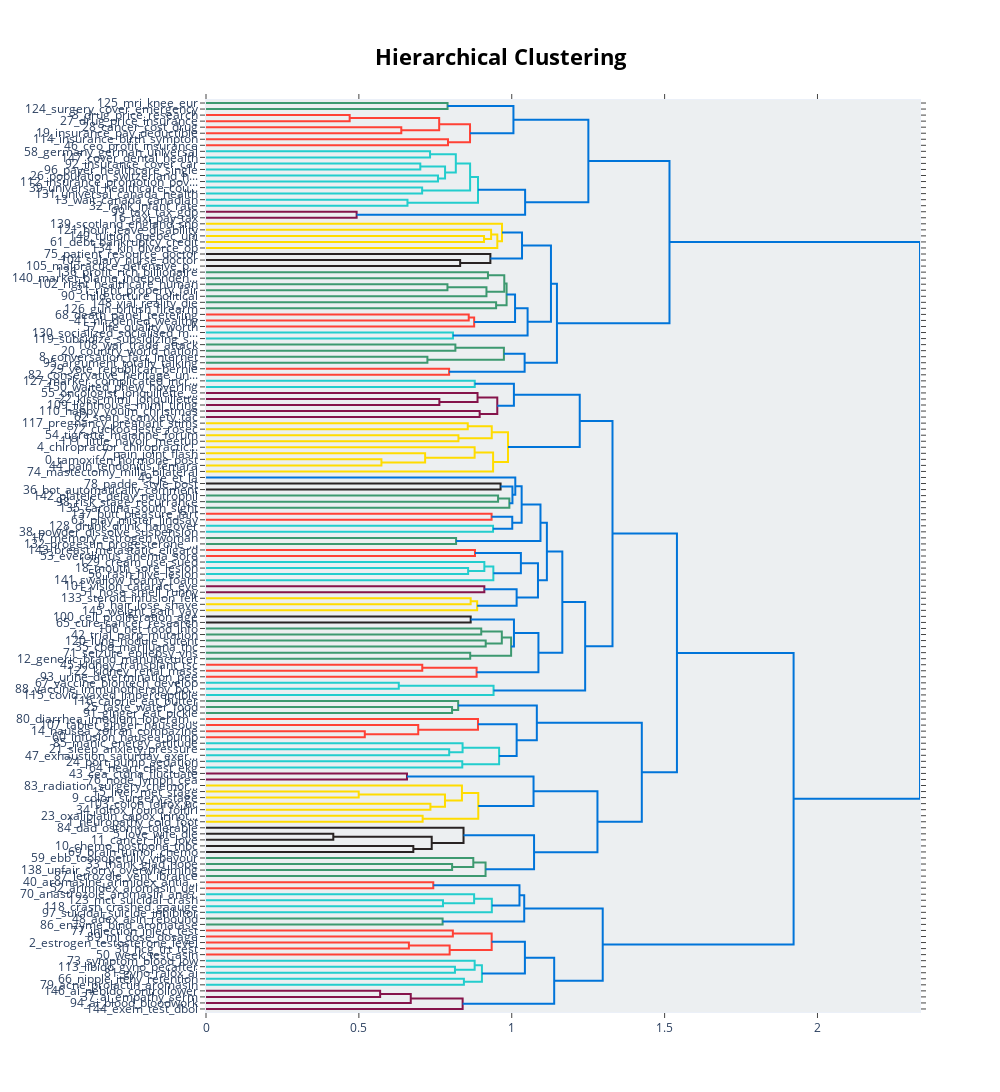

The code cell stored with this chart in its notebook:
### Markdown cell above
### Hierarchy

### Code cell
topic_model.visualize_hierarchy()

### Figure 1 — Plotly figure (JSON) as saved in the notebook; plotly's stock layout.template omitted (floating-point values rounded to 4 significant figures; data arrays with more than 128 entries replaced by an {"elided": "..."} marker saying what was removed)
{"data": [{"hoverinfo": "text", "marker": {"color": "rgb(61,153,112)"}, "mode": "lines", "type": "scatter", "x": [0.0, 0.7901, 0.7901, 0.0], "xaxis": "x", "y": [-5.0, -5.0, -15.0, -15.0], "yaxis": "y"}, {"hoverinfo": "text", "marker": {"color": "rgb(255,65,54)"}, "mode": "lines", "type": "scatter", "x": [0.0, 0.4699, 0.4699, 0.0], "xaxis": "x", "y": [-25.0, -25.0, -35.0, -35.0], "yaxis": "y"}, {"hoverinfo": "text", "marker": {"color": "rgb(255,65,54)"}, "mode": "lines", "type": "scatter", "x": [0.0, 0.6388, 0.6388, 0.0], "xaxis": "x", "y": [-45.0, -45.0, -55.0, -55.0], "yaxis": "y"}, {"hoverinfo": "text", "marker": {"color": "rgb(255,65,54)"}, "mode": "lines", "type": "scatter", "x": [0.4699, 0.7627, 0.7627, 0.6388], "xaxis": "x", "y": [-30.0, -30.0, -50.0, -50.0], "yaxis": "y"}, {"hoverinfo": "text", "marker": {"color": "rgb(255,65,54)"}, "mode": "lines", "type": "scatter", "x": [0.0, 0.7915, 0.7915, 0.0], "xaxis": "x", "y": [-65.0, -65.0, -75.0, -75.0], "yaxis": "y"}, {"hoverinfo": "text", "marker": {"color": "rgb(255,65,54)"}, "mode": "lines", "type": "scatter", "x": [0.7627, 0.8636, 0.8636, 0.7915], "xaxis": "x", "y": [-40.0, -40.0, -70.0, -70.0], "yaxis": "y"}, {"hoverinfo": "text", "marker": {"color": "rgb(0,116,217)"}, "mode": "lines", "type": "scatter", "x": [0.7901, 1.006, 1.006, 0.8636], "xaxis": "x", "y": [-10.0, -10.0, -55.0, -55.0], "yaxis": "y"}, {"hoverinfo": "text", "marker": {"color": "rgb(35,205,205)"}, "mode": "lines", "type": "scatter", "x": [0.0, 0.7328, 0.7328, 0.0], "xaxis": "x", "y": [-85.0, -85.0, -95.0, -95.0], "yaxis": "y"}, {"hoverinfo": "text", "marker": {"color": "rgb(35,205,205)"}, "mode": "lines", "type": "scatter", "x": [0.0, 0.7009, 0.7009, 0.0], "xaxis": "x", "y": [-105.0, -105.0, -115.0, -115.0], "yaxis": "y"}, {"hoverinfo": "text", "marker": {"color": "rgb(35,205,205)"}, "mode": "lines", "type": "scatter", "x": [0.0, 0.7587, 0.7587, 0.0], "xaxis": "x", "y": [-125.0, -125.0, -135.0, -135.0], "yaxis": "y"}, {"hoverinfo": "text", "marker": {"color": "rgb(35,205,205)"}, "mode": "lines", "type": "scatter", "x": [0.7009, 0.7819, 0.7819, 0.7587], "xaxis": "x", "y": [-110.0, -110.0, -130.0, -130.0], "yaxis": "y"}, {"hoverinfo": "text", "marker": {"color": "rgb(35,205,205)"}, "mode": "lines", "type": "scatter", "x": [0.7328, 0.8171, 0.8171, 0.7819], "xaxis": "x", "y": [-90.0, -90.0, -120.0, -120.0], "yaxis": "y"}, {"hoverinfo": "text", "marker": {"color": "rgb(35,205,205)"}, "mode": "lines", "type": "scatter", "x": [0.0, 0.7069, 0.7069, 0.0], "xaxis": "x", "y": [-145.0, -145.0, -155.0, -155.0], "yaxis": "y"}, {"hoverinfo": "text", "marker": {"color": "rgb(35,205,205)"}, "mode": "lines", "type": "scatter", "x": [0.8171, 0.8638, 0.8638, 0.7069], "xaxis": "x", "y": [-105.0, -105.0, -150.0, -150.0], "yaxis": "y"}, {"hoverinfo": "text", "marker": {"color": "rgb(35,205,205)"}, "mode": "lines", "type": "scatter", "x": [0.0, 0.6589, 0.6589, 0.0], "xaxis": "x", "y": [-165.0, -165.0, -175.0, -175.0], "yaxis": "y"}, {"hoverinfo": "text", "marker": {"color": "rgb(35,205,205)"}, "mode": "lines", "type": "scatter", "x": [0.8638, 0.8896, 0.8896, 0.6589], "xaxis": "x", "y": [-127.5, -127.5, -170.0, -170.0], "yaxis": "y"}, {"hoverinfo": "text", "marker": {"color": "rgb(133,20,75)"}, "mode": "lines", "type": "scatter", "x": [0.0, 0.4927, 0.4927, 0.0], "xaxis": "x", "y": [-185.0, -185.0, -195.0, -195.0], "yaxis": "y"}, {"hoverinfo": "text", "marker": {"color": "rgb(0,116,217)"}, "mode": "lines", "type": "scatter", "x": [0.8896, 1.044, 1.044, 0.4927], "xaxis": "x", "y": [-148.8, -148.8, -190.0, -190.0], "yaxis": "y"}, {"hoverinfo": "text", "marker": {"color": "rgb(0,116,217)"}, "mode": "lines", "type": "scatter", "x": [1.006, 1.251, 1.251, 1.044], "xaxis": "x", "y": [-32.5, -32.5, -169.4, -169.4], "yaxis": "y"}, {"hoverinfo": "text", "marker": {"color": "rgb(255,220,0)"}, "mode": "lines", "type": "scatter", "x": [0.0, 0.9094, 0.9094, 0.0], "xaxis": "x", "y": [-225.0, -225.0, -235.0, -235.0], "yaxis": "y"}, {"hoverinfo": "text", "marker": {"color": "rgb(255,220,0)"}, "mode": "lines", "type": "scatter", "x": [0.0, 0.9325, 0.9325, 0.9094], "xaxis": "x", "y": [-215.0, -215.0, -230.0, -230.0], "yaxis": "y"}, {"hoverinfo": "text", "marker": {"color": "rgb(255,220,0)"}, "mode": "lines", "type": "scatter", "x": [0.9325, 0.9528, 0.9528, 0.0], "xaxis": "x", "y": [-222.5, -222.5, -245.0, -245.0], "yaxis": "y"}, {"hoverinfo": "text", "marker": {"color": "rgb(255,220,0)"}, "mode": "lines", "type": "scatter", "x": [0.0, 0.9681, 0.9681, 0.9528], "xaxis": "x", "y": [-205.0, -205.0, -233.8, -233.8], "yaxis": "y"}, {"hoverinfo": "text", "marker": {"color": "rgb(40,35,35)"}, "mode": "lines", "type": "scatter", "x": [0.0, 0.8312, 0.8312, 0.0], "xaxis": "x", "y": [-265.0, -265.0, -275.0, -275.0], "yaxis": "y"}, {"hoverinfo": "text", "marker": {"color": "rgb(40,35,35)"}, "mode": "lines", "type": "scatter", "x": [0.0, 0.9301, 0.9301, 0.8312], "xaxis": "x", "y": [-255.0, -255.0, -270.0, -270.0], "yaxis": "y"}, {"hoverinfo": "text", "marker": {"color": "rgb(0,116,217)"}, "mode": "lines", "type": "scatter", "x": [0.9681, 1.034, 1.034, 0.9301], "xaxis": "x", "y": [-219.4, -219.4, -262.5, -262.5], "yaxis": "y"}, {"hoverinfo": "text", "marker": {"color": "rgb(61,153,112)"}, "mode": "lines", "type": "scatter", "x": [0.0, 0.9222, 0.9222, 0.0], "xaxis": "x", "y": [-285.0, -285.0, -295.0, -295.0], "yaxis": "y"}, {"hoverinfo": "text", "marker": {"color": "rgb(61,153,112)"}, "mode": "lines", "type": "scatter", "x": [0.0, 0.7897, 0.7897, 0.0], "xaxis": "x", "y": [-305.0, -305.0, -315.0, -315.0], "yaxis": "y"}, {"hoverinfo": "text", "marker": {"color": "rgb(61,153,112)"}, "mode": "lines", "type": "scatter", "x": [0.7897, 0.9173, 0.9173, 0.0], "xaxis": "x", "y": [-310.0, -310.0, -325.0, -325.0], "yaxis": "y"}, {"hoverinfo": "text", "marker": {"color": "rgb(61,153,112)"}, "mode": "lines", "type": "scatter", "x": [0.9222, 0.9756, 0.9756, 0.9173], "xaxis": "x", "y": [-290.0, -290.0, -317.5, -317.5], "yaxis": "y"}, {"hoverinfo": "text", "marker": {"color": "rgb(61,153,112)"}, "mode": "lines", "type": "scatter", "x": [0.0, 0.9489, 0.9489, 0.0], "xaxis": "x", "y": [-335.0, -335.0, -345.0, -345.0], "yaxis": "y"}, {"hoverinfo": "text", "marker": {"color": "rgb(61,153,112)"}, "mode": "lines", "type": "scatter", "x": [0.9756, 0.9832, 0.9832, 0.9489], "xaxis": "x", "y": [-303.8, -303.8, -340.0, -340.0], "yaxis": "y"}, {"hoverinfo": "text", "marker": {"color": "rgb(255,65,54)"}, "mode": "lines", "type": "scatter", "x": [0.0, 0.8593, 0.8593, 0.0], "xaxis": "x", "y": [-355.0, -355.0, -365.0, -365.0], "yaxis": "y"}, {"hoverinfo": "text", "marker": {"color": "rgb(255,65,54)"}, "mode": "lines", "type": "scatter", "x": [0.8593, 0.8771, 0.8771, 0.0], "xaxis": "x", "y": [-360.0, -360.0, -375.0, -375.0], "yaxis": "y"}, {"hoverinfo": "text", "marker": {"color": "rgb(0,116,217)"}, "mode": "lines", "type": "scatter", "x": [0.9832, 1.011, 1.011, 0.8771], "xaxis": "x", "y": [-321.9, -321.9, -367.5, -367.5], "yaxis": "y"}, {"hoverinfo": "text", "marker": {"color": "rgb(35,205,205)"}, "mode": "lines", "type": "scatter", "x": [0.0, 0.8077, 0.8077, 0.0], "xaxis": "x", "y": [-385.0, -385.0, -395.0, -395.0], "yaxis": "y"}, {"hoverinfo": "text", "marker": {"color": "rgb(0,116,217)"}, "mode": "lines", "type": "scatter", "x": [1.011, 1.052, 1.052, 0.8077], "xaxis": "x", "y": [-344.7, -344.7, -390.0, -390.0], "yaxis": "y"}, {"hoverinfo": "text", "marker": {"color": "rgb(0,116,217)"}, "mode": "lines", "type": "scatter", "x": [1.034, 1.128, 1.128, 1.052], "xaxis": "x", "y": [-240.9, -240.9, -367.3, -367.3], "yaxis": "y"}, {"hoverinfo": "text", "marker": {"color": "rgb(61,153,112)"}, "mode": "lines", "type": "scatter", "x": [0.0, 0.8157, 0.8157, 0.0], "xaxis": "x", "y": [-405.0, -405.0, -415.0, -415.0], "yaxis": "y"}, {"hoverinfo": "text", "marker": {"color": "rgb(61,153,112)"}, "mode": "lines", "type": "scatter", "x": [0.0, 0.7241, 0.7241, 0.0], "xaxis": "x", "y": [-425.0, -425.0, -435.0, -435.0], "yaxis": "y"}, {"hoverinfo": "text", "marker": {"color": "rgb(61,153,112)"}, "mode": "lines", "type": "scatter", "x": [0.8157, 0.9744, 0.9744, 0.7241], "xaxis": "x", "y": [-410.0, -410.0, -430.0, -430.0], "yaxis": "y"}, {"hoverinfo": "text", "marker": {"color": "rgb(255,65,54)"}, "mode": "lines", "type": "scatter", "x": [0.0, 0.7951, 0.7951, 0.0], "xaxis": "x", "y": [-445.0, -445.0, -455.0, -455.0], "yaxis": "y"}, {"hoverinfo": "text", "marker": {"color": "rgb(0,116,217)"}, "mode": "lines", "type": "scatter", "x": [0.9744, 1.042, 1.042, 0.7951], "xaxis": "x", "y": [-420.0, -420.0, -450.0, -450.0], "yaxis": "y"}, {"hoverinfo": "text", "marker": {"color": "rgb(0,116,217)"}, "mode": "lines", "type": "scatter", "x": [1.128, 1.148, 1.148, 1.042], "xaxis": "x", "y": [-304.1, -304.1, -435.0, -435.0], "yaxis": "y"}, {"hoverinfo": "text", "marker": {"color": "rgb(0,116,217)"}, "mode": "lines", "type": "scatter", "x": [1.251, 1.516, 1.516, 1.148], "xaxis": "x", "y": [-100.9, -100.9, -369.6, -369.6], "yaxis": "y"}, {"hoverinfo": "text", "marker": {"color": "rgb(35,205,205)"}, "mode": "lines", "type": "scatter", "x": [0.0, 0.879, 0.879, 0.0], "xaxis": "x", "y": [-465.0, -465.0, -475.0, -475.0], "yaxis": "y"}, {"hoverinfo": "text", "marker": {"color": "rgb(133,20,75)"}, "mode": "lines", "type": "scatter", "x": [0.0, 0.7633, 0.7633, 0.0], "xaxis": "x", "y": [-495.0, -495.0, -505.0, -505.0], "yaxis": "y"}, {"hoverinfo": "text", "marker": {"color": "rgb(133,20,75)"}, "mode": "lines", "type": "scatter", "x": [0.0, 0.8881, 0.8881, 0.7633], "xaxis": "x", "y": [-485.0, -485.0, -500.0, -500.0], "yaxis": "y"}, {"hoverinfo": "text", "marker": {"color": "rgb(133,20,75)"}, "mode": "lines", "type": "scatter", "x": [0.0, 0.8951, 0.8951, 0.0], "xaxis": "x", "y": [-515.0, -515.0, -525.0, -525.0], "yaxis": "y"}, {"hoverinfo": "text", "marker": {"color": "rgb(133,20,75)"}, "mode": "lines", "type": "scatter", "x": [0.8881, 0.9527, 0.9527, 0.8951], "xaxis": "x", "y": [-492.5, -492.5, -520.0, -520.0], "yaxis": "y"}, {"hoverinfo": "text", "marker": {"color": "rgb(0,116,217)"}, "mode": "lines", "type": "scatter", "x": [0.879, 1.007, 1.007, 0.9527], "xaxis": "x", "y": [-470.0, -470.0, -506.2, -506.2], "yaxis": "y"}, {"hoverinfo": "text", "marker": {"color": "rgb(255,220,0)"}, "mode": "lines", "type": "scatter", "x": [0.0, 0.8561, 0.8561, 0.0], "xaxis": "x", "y": [-535.0, -535.0, -545.0, -545.0], "yaxis": "y"}, {"hoverinfo": "text", "marker": {"color": "rgb(255,220,0)"}, "mode": "lines", "type": "scatter", "x": [0.0, 0.8257, 0.8257, 0.0], "xaxis": "x", "y": [-555.0, -555.0, -565.0, -565.0], "yaxis": "y"}, {"hoverinfo": "text", "marker": {"color": "rgb(255,220,0)"}, "mode": "lines", "type": "scatter", "x": [0.8561, 0.9346, 0.9346, 0.8257], "xaxis": "x", "y": [-540.0, -540.0, -560.0, -560.0], "yaxis": "y"}, {"hoverinfo": "text", "marker": {"color": "rgb(255,220,0)"}, "mode": "lines", "type": "scatter", "x": [0.0, 0.5738, 0.5738, 0.0], "xaxis": "x", "y": [-595.0, -595.0, -605.0, -605.0], "yaxis": "y"}, {"hoverinfo": "text", "marker": {"color": "rgb(255,220,0)"}, "mode": "lines", "type": "scatter", "x": [0.0, 0.7167, 0.7167, 0.5738], "xaxis": "x", "y": [-585.0, -585.0, -600.0, -600.0], "yaxis": "y"}, {"hoverinfo": "text", "marker": {"color": "rgb(255,220,0)"}, "mode": "lines", "type": "scatter", "x": [0.0, 0.8786, 0.8786, 0.7167], "xaxis": "x", "y": [-575.0, -575.0, -592.5, -592.5], "yaxis": "y"}, {"hoverinfo": "text", "marker": {"color": "rgb(255,220,0)"}, "mode": "lines", "type": "scatter", "x": [0.8786, 0.939, 0.939, 0.0], "xaxis": "x", "y": [-583.8, -583.8, -615.0, -615.0], "yaxis": "y"}, {"hoverinfo": "text", "marker": {"color": "rgb(255,220,0)"}, "mode": "lines", "type": "scatter", "x": [0.9346, 0.9877, 0.9877, 0.939], "xaxis": "x", "y": [-550.0, -550.0, -599.4, -599.4], "yaxis": "y"}, {"hoverinfo": "text", "marker": {"color": "rgb(0,116,217)"}, "mode": "lines", "type": "scatter", "x": [1.007, 1.222, 1.222, 0.9877], "xaxis": "x", "y": [-488.1, -488.1, -574.7, -574.7], "yaxis": "y"}, {"hoverinfo": "text", "marker": {"color": "rgb(40,35,35)"}, "mode": "lines", "type": "scatter", "x": [0.0, 0.9635, 0.9635, 0.0], "xaxis": "x", "y": [-635.0, -635.0, -645.0, -645.0], "yaxis": "y"}, {"hoverinfo": "text", "marker": {"color": "rgb(61,153,112)"}, "mode": "lines", "type": "scatter", "x": [0.0, 0.9553, 0.9553, 0.0], "xaxis": "x", "y": [-655.0, -655.0, -665.0, -665.0], "yaxis": "y"}, {"hoverinfo": "text", "marker": {"color": "rgb(61,153,112)"}, "mode": "lines", "type": "scatter", "x": [0.9553, 0.9922, 0.9922, 0.0], "xaxis": "x", "y": [-660.0, -660.0, -675.0, -675.0], "yaxis": "y"}, {"hoverinfo": "text", "marker": {"color": "rgb(0,116,217)"}, "mode": "lines", "type": "scatter", "x": [0.9635, 1.002, 1.002, 0.9922], "xaxis": "x", "y": [-640.0, -640.0, -667.5, -667.5], "yaxis": "y"}, {"hoverinfo": "text", "marker": {"color": "rgb(0,116,217)"}, "mode": "lines", "type": "scatter", "x": [0.0, 1.012, 1.012, 1.002], "xaxis": "x", "y": [-625.0, -625.0, -653.8, -653.8], "yaxis": "y"}, {"hoverinfo": "text", "marker": {"color": "rgb(255,65,54)"}, "mode": "lines", "type": "scatter", "x": [0.0, 0.9341, 0.9341, 0.0], "xaxis": "x", "y": [-685.0, -685.0, -695.0, -695.0], "yaxis": "y"}, {"hoverinfo": "text", "marker": {"color": "rgb(35,205,205)"}, "mode": "lines", "type": "scatter", "x": [0.0, 0.9389, 0.9389, 0.0], "xaxis": "x", "y": [-705.0, -705.0, -715.0, -715.0], "yaxis": "y"}, {"hoverinfo": "text", "marker": {"color": "rgb(0,116,217)"}, "mode": "lines", "type": "scatter", "x": [0.9341, 1.002, 1.002, 0.9389], "xaxis": "x", "y": [-690.0, -690.0, -710.0, -710.0], "yaxis": "y"}, {"hoverinfo": "text", "marker": {"color": "rgb(0,116,217)"}, "mode": "lines", "type": "scatter", "x": [1.012, 1.032, 1.032, 1.002], "xaxis": "x", "y": [-639.4, -639.4, -700.0, -700.0], "yaxis": "y"}, {"hoverinfo": "text", "marker": {"color": "rgb(61,153,112)"}, "mode": "lines", "type": "scatter", "x": [0.0, 0.8179, 0.8179, 0.0], "xaxis": "x", "y": [-725.0, -725.0, -735.0, -735.0], "yaxis": "y"}, {"hoverinfo": "text", "marker": {"color": "rgb(0,116,217)"}, "mode": "lines", "type": "scatter", "x": [1.032, 1.094, 1.094, 0.8179], "xaxis": "x", "y": [-669.7, -669.7, -730.0, -730.0], "yaxis": "y"}, {"hoverinfo": "text", "marker": {"color": "rgb(255,65,54)"}, "mode": "lines", "type": "scatter", "x": [0.0, 0.8797, 0.8797, 0.0], "xaxis": "x", "y": [-745.0, -745.0, -755.0, -755.0], "yaxis": "y"}, {"hoverinfo": "text", "marker": {"color": "rgb(35,205,205)"}, "mode": "lines", "type": "scatter", "x": [0.0, 0.8574, 0.8574, 0.0], "xaxis": "x", "y": [-775.0, -775.0, -785.0, -785.0], "yaxis": "y"}, {"hoverinfo": "text", "marker": {"color": "rgb(35,205,205)"}, "mode": "lines", "type": "scatter", "x": [0.0, 0.9104, 0.9104, 0.8574], "xaxis": "x", "y": [-765.0, -765.0, -780.0, -780.0], "yaxis": "y"}, {"hoverinfo": "text", "marker": {"color": "rgb(35,205,205)"}, "mode": "lines", "type": "scatter", "x": [0.9104, 0.9398, 0.9398, 0.0], "xaxis": "x", "y": [-772.5, -772.5, -795.0, -795.0], "yaxis": "y"}, {"hoverinfo": "text", "marker": {"color": "rgb(0,116,217)"}, "mode": "lines", "type": "scatter", "x": [0.8797, 1.03, 1.03, 0.9398], "xaxis": "x", "y": [-750.0, -750.0, -783.8, -783.8], "yaxis": "y"}, {"hoverinfo": "text", "marker": {"color": "rgb(133,20,75)"}, "mode": "lines", "type": "scatter", "x": [0.0, 0.9104, 0.9104, 0.0], "xaxis": "x", "y": [-805.0, -805.0, -815.0, -815.0], "yaxis": "y"}, {"hoverinfo": "text", "marker": {"color": "rgb(255,220,0)"}, "mode": "lines", "type": "scatter", "x": [0.0, 0.8656, 0.8656, 0.0], "xaxis": "x", "y": [-825.0, -825.0, -835.0, -835.0], "yaxis": "y"}, {"hoverinfo": "text", "marker": {"color": "rgb(255,220,0)"}, "mode": "lines", "type": "scatter", "x": [0.8656, 0.8869, 0.8869, 0.0], "xaxis": "x", "y": [-830.0, -830.0, -845.0, -845.0], "yaxis": "y"}, {"hoverinfo": "text", "marker": {"color": "rgb(0,116,217)"}, "mode": "lines", "type": "scatter", "x": [0.9104, 1.016, 1.016, 0.8869], "xaxis": "x", "y": [-810.0, -810.0, -837.5, -837.5], "yaxis": "y"}, {"hoverinfo": "text", "marker": {"color": "rgb(0,116,217)"}, "mode": "lines", "type": "scatter", "x": [1.03, 1.086, 1.086, 1.016], "xaxis": "x", "y": [-766.9, -766.9, -823.8, -823.8], "yaxis": "y"}, {"hoverinfo": "text", "marker": {"color": "rgb(0,116,217)"}, "mode": "lines", "type": "scatter", "x": [1.094, 1.115, 1.115, 1.086], "xaxis": "x", "y": [-699.8, -699.8, -795.3, -795.3], "yaxis": "y"}, {"hoverinfo": "text", "marker": {"color": "rgb(40,35,35)"}, "mode": "lines", "type": "scatter", "x": [0.0, 0.8657, 0.8657, 0.0], "xaxis": "x", "y": [-855.0, -855.0, -865.0, -865.0], "yaxis": "y"}, {"hoverinfo": "text", "marker": {"color": "rgb(61,153,112)"}, "mode": "lines", "type": "scatter", "x": [0.0, 0.9002, 0.9002, 0.0], "xaxis": "x", "y": [-875.0, -875.0, -885.0, -885.0], "yaxis": "y"}, {"hoverinfo": "text", "marker": {"color": "rgb(61,153,112)"}, "mode": "lines", "type": "scatter", "x": [0.0, 0.9148, 0.9148, 0.0], "xaxis": "x", "y": [-895.0, -895.0, -905.0, -905.0], "yaxis": "y"}, {"hoverinfo": "text", "marker": {"color": "rgb(61,153,112)"}, "mode": "lines", "type": "scatter", "x": [0.9002, 0.9675, 0.9675, 0.9148], "xaxis": "x", "y": [-880.0, -880.0, -900.0, -900.0], "yaxis": "y"}, {"hoverinfo": "text", "marker": {"color": "rgb(61,153,112)"}, "mode": "lines", "type": "scatter", "x": [0.0, 0.8641, 0.8641, 0.0], "xaxis": "x", "y": [-915.0, -915.0, -925.0, -925.0], "yaxis": "y"}, {"hoverinfo": "text", "marker": {"color": "rgb(61,153,112)"}, "mode": "lines", "type": "scatter", "x": [0.9675, 0.9979, 0.9979, 0.8641], "xaxis": "x", "y": [-890.0, -890.0, -920.0, -920.0], "yaxis": "y"}, {"hoverinfo": "text", "marker": {"color": "rgb(0,116,217)"}, "mode": "lines", "type": "scatter", "x": [0.8657, 1.007, 1.007, 0.9979], "xaxis": "x", "y": [-860.0, -860.0, -905.0, -905.0], "yaxis": "y"}, {"hoverinfo": "text", "marker": {"color": "rgb(255,65,54)"}, "mode": "lines", "type": "scatter", "x": [0.0, 0.7073, 0.7073, 0.0], "xaxis": "x", "y": [-935.0, -935.0, -945.0, -945.0], "yaxis": "y"}, {"hoverinfo": "text", "marker": {"color": "rgb(255,65,54)"}, "mode": "lines", "type": "scatter", "x": [0.7073, 0.8851, 0.8851, 0.0], "xaxis": "x", "y": [-940.0, -940.0, -955.0, -955.0], "yaxis": "y"}, {"hoverinfo": "text", "marker": {"color": "rgb(0,116,217)"}, "mode": "lines", "type": "scatter", "x": [1.007, 1.087, 1.087, 0.8851], "xaxis": "x", "y": [-882.5, -882.5, -947.5, -947.5], "yaxis": "y"}, {"hoverinfo": "text", "marker": {"color": "rgb(0,116,217)"}, "mode": "lines", "type": "scatter", "x": [1.115, 1.165, 1.165, 1.087], "xaxis": "x", "y": [-747.6, -747.6, -915.0, -915.0], "yaxis": "y"}, {"hoverinfo": "text", "marker": {"color": "rgb(35,205,205)"}, "mode": "lines", "type": "scatter", "x": [0.0, 0.6305, 0.6305, 0.0], "xaxis": "x", "y": [-965.0, -965.0, -975.0, -975.0], "yaxis": "y"}, {"hoverinfo": "text", "marker": {"color": "rgb(35,205,205)"}, "mode": "lines", "type": "scatter", "x": [0.6305, 0.9405, 0.9405, 0.0], "xaxis": "x", "y": [-970.0, -970.0, -985.0, -985.0], "yaxis": "y"}, {"hoverinfo": "text", "marker": {"color": "rgb(0,116,217)"}, "mode": "lines", "type": "scatter", "x": [1.165, 1.24, 1.24, 0.9405], "xaxis": "x", "y": [-831.3, -831.3, -977.5, -977.5], "yaxis": "y"}, {"hoverinfo": "text", "marker": {"color": "rgb(0,116,217)"}, "mode": "lines", "type": "scatter", "x": [1.222, 1.33, 1.33, 1.24], "xaxis": "x", "y": [-531.4, -531.4, -904.4, -904.4], "yaxis": "y"}, {"hoverinfo": "text", "marker": {"color": "rgb(61,153,112)"}, "mode": "lines", "type": "scatter", "x": [0.0, 0.8048, 0.8048, 0.0], "xaxis": "x", "y": [-1005.0, -1005.0, -1015.0, -1015.0], "yaxis": "y"}, {"hoverinfo": "text", "marker": {"color": "rgb(61,153,112)"}, "mode": "lines", "type": "scatter", "x": [0.0, 0.8248, 0.8248, 0.8048], "xaxis": "x", "y": [-995.0, -995.0, -1010.0, -1010.0], "yaxis": "y"}, {"hoverinfo": "text", "marker": {"color": "rgb(255,65,54)"}, "mode": "lines", "type": "scatter", "x": [0.0, 0.5194, 0.5194, 0.0], "xaxis": "x", "y": [-1045.0, -1045.0, -1055.0, -1055.0], "yaxis": "y"}, {"hoverinfo": "text", "marker": {"color": "rgb(255,65,54)"}, "mode": "lines", "type": "scatter", "x": [0.0, 0.6941, 0.6941, 0.5194], "xaxis": "x", "y": [-1035.0, -1035.0, -1050.0, -1050.0], "yaxis": "y"}, {"hoverinfo": "text", "marker": {"color": "rgb(255,65,54)"}, "mode": "lines", "type": "scatter", "x": [0.0, 0.8896, 0.8896, 0.6941], "xaxis": "x", "y": [-1025.0, -1025.0, -1042.0, -1042.0], "yaxis": "y"}, {"hoverinfo": "text", "marker": {"color": "rgb(35,205,205)"}, "mode": "lines", "type": "scatter", "x": [0.0, 0.7954, 0.7954, 0.0], "xaxis": "x", "y": [-1075.0, -1075.0, -1085.0, -1085.0], "yaxis": "y"}, {"hoverinfo": "text", "marker": {"color": "rgb(35,205,205)"}, "mode": "lines", "type": "scatter", "x": [0.0, 0.8392, 0.8392, 0.7954], "xaxis": "x", "y": [-1065.0, -1065.0, -1080.0, -1080.0], "yaxis": "y"}, {"hoverinfo": "text", "marker": {"color": "rgb(35,205,205)"}, "mode": "lines", "type": "scatter", "x": [0.0, 0.8382, 0.8382, 0.0], "xaxis": "x", "y": [-1095.0, -1095.0, -1105.0, -1105.0], "yaxis": "y"}, {"hoverinfo": "text", "marker": {"color": "rgb(35,205,205)"}, "mode": "lines", "type": "scatter", "x": [0.8392, 0.9587, 0.9587, 0.8382], "xaxis": "x", "y": [-1072.0, -1072.0, -1100.0, -1100.0], "yaxis": "y"}, {"hoverinfo": "text", "marker": {"color": "rgb(0,116,217)"}, "mode": "lines", "type": "scatter", "x": [0.8896, 1.016, 1.016, 0.9587], "xaxis": "x", "y": [-1034.0, -1034.0, -1086.0, -1086.0], "yaxis": "y"}, {"hoverinfo": "text", "marker": {"color": "rgb(0,116,217)"}, "mode": "lines", "type": "scatter", "x": [0.8248, 1.082, 1.082, 1.016], "xaxis": "x", "y": [-1002.0, -1002.0, -1060.0, -1060.0], "yaxis": "y"}, {"hoverinfo": "text", "marker": {"color": "rgb(133,20,75)"}, "mode": "lines", "type": "scatter", "x": [0.0, 0.6573, 0.6573, 0.0], "xaxis": "x", "y": [-1115.0, -1115.0, -1125.0, -1125.0], "yaxis": "y"}, {"hoverinfo": "text", "marker": {"color": "rgb(255,220,0)"}, "mode": "lines", "type": "scatter", "x": [0.0, 0.4995, 0.4995, 0.0], "xaxis": "x", "y": [-1145.0, -1145.0, -1155.0, -1155.0], "yaxis": "y"}, {"hoverinfo": "text", "marker": {"color": "rgb(255,220,0)"}, "mode": "lines", "type": "scatter", "x": [0.0, 0.734, 0.734, 0.0], "xaxis": "x", "y": [-1165.0, -1165.0, -1175.0, -1175.0], "yaxis": "y"}, {"hoverinfo": "text", "marker": {"color": "rgb(255,220,0)"}, "mode": "lines", "type": "scatter", "x": [0.4995, 0.7817, 0.7817, 0.734], "xaxis": "x", "y": [-1150.0, -1150.0, -1170.0, -1170.0], "yaxis": "y"}, {"hoverinfo": "text", "marker": {"color": "rgb(255,220,0)"}, "mode": "lines", "type": "scatter", "x": [0.0, 0.8371, 0.8371, 0.7817], "xaxis": "x", "y": [-1135.0, -1135.0, -1160.0, -1160.0], "yaxis": "y"}, {"hoverinfo": "text", "marker": {"color": "rgb(255,220,0)"}, "mode": "lines", "type": "scatter", "x": [0.0, 0.7086, 0.7086, 0.0], "xaxis": "x", "y": [-1185.0, -1185.0, -1195.0, -1195.0], "yaxis": "y"}, {"hoverinfo": "text", "marker": {"color": "rgb(255,220,0)"}, "mode": "lines", "type": "scatter", "x": [0.8371, 0.8905, 0.8905, 0.7086], "xaxis": "x", "y": [-1148.0, -1148.0, -1190.0, -1190.0], "yaxis": "y"}, {"hoverinfo": "text", "marker": {"color": "rgb(0,116,217)"}, "mode": "lines", "type": "scatter", "x": [0.6573, 1.071, 1.071, 0.8905], "xaxis": "x", "y": [-1120.0, -1120.0, -1169.0, -1169.0], "yaxis": "y"}, {"hoverinfo": "text", "marker": {"color": "rgb(40,35,35)"}, "mode": "lines", "type": "scatter", "x": [0.0, 0.4164, 0.4164, 0.0], "xaxis": "x", "y": [-1215.0, -1215.0, -1225.0, -1225.0], "yaxis": "y"}, {"hoverinfo": "text", "marker": {"color": "rgb(40,35,35)"}, "mode": "lines", "type": "scatter", "x": [0.0, 0.6781, 0.6781, 0.0], "xaxis": "x", "y": [-1235.0, -1235.0, -1245.0, -1245.0], "yaxis": "y"}, {"hoverinfo": "text", "marker": {"color": "rgb(40,35,35)"}, "mode": "lines", "type": "scatter", "x": [0.4164, 0.7383, 0.7383, 0.6781], "xaxis": "x", "y": [-1220.0, -1220.0, -1240.0, -1240.0], "yaxis": "y"}, {"hoverinfo": "text", "marker": {"color": "rgb(40,35,35)"}, "mode": "lines", "type": "scatter", "x": [0.0, 0.8423, 0.8423, 0.7383], "xaxis": "x", "y": [-1205.0, -1205.0, -1230.0, -1230.0], "yaxis": "y"}, {"hoverinfo": "text", "marker": {"color": "rgb(61,153,112)"}, "mode": "lines", "type": "scatter", "x": [0.0, 0.8049, 0.8049, 0.0], "xaxis": "x", "y": [-1265.0, -1265.0, -1275.0, -1275.0], "yaxis": "y"}, {"hoverinfo": "text", "marker": {"color": "rgb(61,153,112)"}, "mode": "lines", "type": "scatter", "x": [0.0, 0.8743, 0.8743, 0.8049], "xaxis": "x", "y": [-1255.0, -1255.0, -1270.0, -1270.0], "yaxis": "y"}, {"hoverinfo": "text", "marker": {"color": "rgb(61,153,112)"}, "mode": "lines", "type": "scatter", "x": [0.8743, 0.9144, 0.9144, 0.0], "xaxis": "x", "y": [-1262.0, -1262.0, -1285.0, -1285.0], "yaxis": "y"}, {"hoverinfo": "text", "marker": {"color": "rgb(0,116,217)"}, "mode": "lines", "type": "scatter", "x": [0.8423, 1.073, 1.073, 0.9144], "xaxis": "x", "y": [-1218.0, -1218.0, -1274.0, -1274.0], "yaxis": "y"}, {"hoverinfo": "text", "marker": {"color": "rgb(0,116,217)"}, "mode": "lines", "type": "scatter", "x": [1.071, 1.28, 1.28, 1.073], "xaxis": "x", "y": [-1144.0, -1144.0, -1246.0, -1246.0], "yaxis": "y"}, {"hoverinfo": "text", "marker": {"color": "rgb(0,116,217)"}, "mode": "lines", "type": "scatter", "x": [1.082, 1.425, 1.425, 1.28], "xaxis": "x", "y": [-1031.0, -1031.0, -1195.0, -1195.0], "yaxis": "y"}, {"hoverinfo": "text", "marker": {"color": "rgb(0,116,217)"}, "mode": "lines", "type": "scatter", "x": [1.33, 1.54, 1.54, 1.425], "xaxis": "x", "y": [-717.9, -717.9, -1113.0, -1113.0], "yaxis": "y"}, {"hoverinfo": "text", "marker": {"color": "rgb(255,65,54)"}, "mode": "lines", "type": "scatter", "x": [0.0, 0.7434, 0.7434, 0.0], "xaxis": "x", "y": [-1295.0, -1295.0, -1305.0, -1305.0], "yaxis": "y"}, {"hoverinfo": "text", "marker": {"color": "rgb(35,205,205)"}, "mode": "lines", "type": "scatter", "x": [0.0, 0.7751, 0.7751, 0.0], "xaxis": "x", "y": [-1325.0, -1325.0, -1335.0, -1335.0], "yaxis": "y"}, {"hoverinfo": "text", "marker": {"color": "rgb(35,205,205)"}, "mode": "lines", "type": "scatter", "x": [0.0, 0.877, 0.877, 0.7751], "xaxis": "x", "y": [-1315.0, -1315.0, -1330.0, -1330.0], "yaxis": "y"}, {"hoverinfo": "text", "marker": {"color": "rgb(35,205,205)"}, "mode": "lines", "type": "scatter", "x": [0.877, 0.9349, 0.9349, 0.0], "xaxis": "x", "y": [-1322.0, -1322.0, -1345.0, -1345.0], "yaxis": "y"}, {"hoverinfo": "text", "marker": {"color": "rgb(0,116,217)"}, "mode": "lines", "type": "scatter", "x": [0.7434, 1.025, 1.025, 0.9349], "xaxis": "x", "y": [-1300.0, -1300.0, -1334.0, -1334.0], "yaxis": "y"}, {"hoverinfo": "text", "marker": {"color": "rgb(61,153,112)"}, "mode": "lines", "type": "scatter", "x": [0.0, 0.7739, 0.7739, 0.0], "xaxis": "x", "y": [-1355.0, -1355.0, -1365.0, -1365.0], "yaxis": "y"}, {"hoverinfo": "text", "marker": {"color": "rgb(0,116,217)"}, "mode": "lines", "type": "scatter", "x": [1.025, 1.041, 1.041, 0.7739], "xaxis": "x", "y": [-1317.0, -1317.0, -1360.0, -1360.0], "yaxis": "y"}, {"hoverinfo": "text", "marker": {"color": "rgb(255,65,54)"}, "mode": "lines", "type": "scatter", "x": [0.0, 0.8074, 0.8074, 0.0], "xaxis": "x", "y": [-1375.0, -1375.0, -1385.0, -1385.0], "yaxis": "y"}, {"hoverinfo": "text", "marker": {"color": "rgb(255,65,54)"}, "mode": "lines", "type": "scatter", "x": [0.0, 0.6636, 0.6636, 0.0], "xaxis": "x", "y": [-1395.0, -1395.0, -1405.0, -1405.0], "yaxis": "y"}, {"hoverinfo": "text", "marker": {"color": "rgb(255,65,54)"}, "mode": "lines", "type": "scatter", "x": [0.6636, 0.7969, 0.7969, 0.0], "xaxis": "x", "y": [-1400.0, -1400.0, -1415.0, -1415.0], "yaxis": "y"}, {"hoverinfo": "text", "marker": {"color": "rgb(255,65,54)"}, "mode": "lines", "type": "scatter", "x": [0.8074, 0.9344, 0.9344, 0.7969], "xaxis": "x", "y": [-1380.0, -1380.0, -1408.0, -1408.0], "yaxis": "y"}, {"hoverinfo": "text", "marker": {"color": "rgb(35,205,205)"}, "mode": "lines", "type": "scatter", "x": [0.0, 0.8143, 0.8143, 0.0], "xaxis": "x", "y": [-1435.0, -1435.0, -1445.0, -1445.0], "yaxis": "y"}, {"hoverinfo": "text", "marker": {"color": "rgb(35,205,205)"}, "mode": "lines", "type": "scatter", "x": [0.0, 0.8787, 0.8787, 0.8143], "xaxis": "x", "y": [-1425.0, -1425.0, -1440.0, -1440.0], "yaxis": "y"}, {"hoverinfo": "text", "marker": {"color": "rgb(35,205,205)"}, "mode": "lines", "type": "scatter", "x": [0.0, 0.8435, 0.8435, 0.0], "xaxis": "x", "y": [-1455.0, -1455.0, -1465.0, -1465.0], "yaxis": "y"}, {"hoverinfo": "text", "marker": {"color": "rgb(35,205,205)"}, "mode": "lines", "type": "scatter", "x": [0.8787, 0.9025, 0.9025, 0.8435], "xaxis": "x", "y": [-1432.0, -1432.0, -1460.0, -1460.0], "yaxis": "y"}, {"hoverinfo": "text", "marker": {"color": "rgb(0,116,217)"}, "mode": "lines", "type": "scatter", "x": [0.9344, 1.043, 1.043, 0.9025], "xaxis": "x", "y": [-1394.0, -1394.0, -1446.0, -1446.0], "yaxis": "y"}, {"hoverinfo": "text", "marker": {"color": "rgb(133,20,75)"}, "mode": "lines", "type": "scatter", "x": [0.0, 0.5696, 0.5696, 0.0], "xaxis": "x", "y": [-1475.0, -1475.0, -1485.0, -1485.0], "yaxis": "y"}, {"hoverinfo": "text", "marker": {"color": "rgb(133,20,75)"}, "mode": "lines", "type": "scatter", "x": [0.5696, 0.6697, 0.6697, 0.0], "xaxis": "x", "y": [-1480.0, -1480.0, -1495.0, -1495.0], "yaxis": "y"}, {"hoverinfo": "text", "marker": {"color": "rgb(133,20,75)"}, "mode": "lines", "type": "scatter", "x": [0.6697, 0.8394, 0.8394, 0.0], "xaxis": "x", "y": [-1488.0, -1488.0, -1505.0, -1505.0], "yaxis": "y"}, {"hoverinfo": "text", "marker": {"color": "rgb(0,116,217)"}, "mode": "lines", "type": "scatter", "x": [1.043, 1.139, 1.139, 0.8394], "xaxis": "x", "y": [-1420.0, -1420.0, -1496.0, -1496.0], "yaxis": "y"}, {"hoverinfo": "text", "marker": {"color": "rgb(0,116,217)"}, "mode": "lines", "type": "scatter", "x": [1.041, 1.298, 1.298, 1.139], "xaxis": "x", "y": [-1338.0, -1338.0, -1458.0, -1458.0], "yaxis": "y"}, {"hoverinfo": "text", "marker": {"color": "rgb(0,116,217)"}, "mode": "lines", "type": "scatter", "x": [1.54, 1.922, 1.922, 1.298], "xaxis": "x", "y": [-915.5, -915.5, -1398.0, -1398.0], "yaxis": "y"}, {"hoverinfo": "text", "marker": {"color": "rgb(0,116,217)"}, "mode": "lines", "type": "scatter", "x": [1.516, 2.335, 2.335, 1.922], "xaxis": "x", "y": [-235.3, -235.3, -1157.0, -1157.0], "yaxis": "y"}], "layout": {"autosize": false, "height": 2465, "hoverlabel": {"bgcolor": "white", "font": {"family": "Rockwell", "size": 16}}, "hovermode": "closest", "plot_bgcolor": "#ECEFF1", "showlegend": false, "title": {"font": {"color": "Black", "size": 22}, "text": "<b>Hierarchical Clustering</b>", "x": 0.5, "xanchor": "center", "yanchor": "top"}, "width": 1000, "xaxis": {"mirror": "allticks", "rangemode": "tozero", "showgrid": false, "showline": true, "showticklabels": true, "ticks": "outside", "type": "linear", "zeroline": false}, "yaxis": {"mirror": "allticks", "range": [-1510, 0], "rangemode": "tozero", "showgrid": false, "showline": true, "showticklabels": true, "tickmode": "array", "ticks": "outside", "ticktext": {"elided": "151 str values"}, "tickvals": {"elided": "151 int values"}, "type": "linear", "zeroline": false}}}
